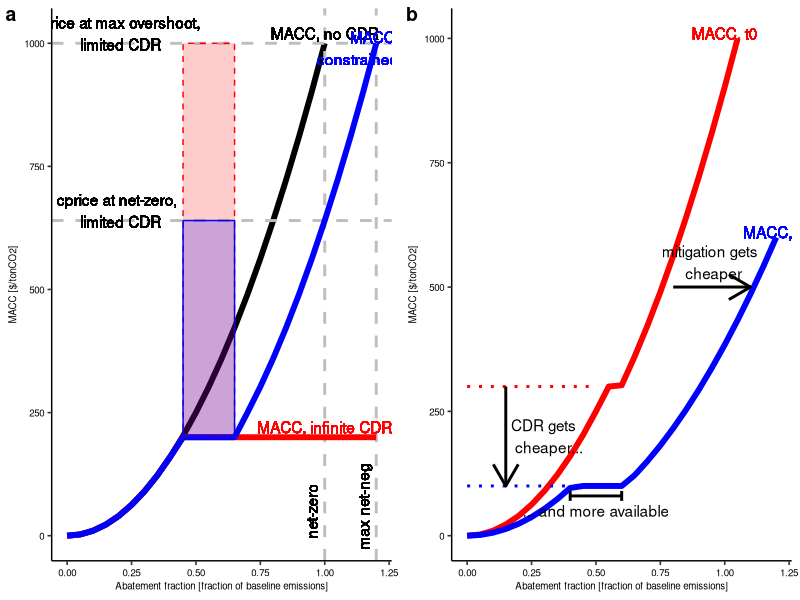
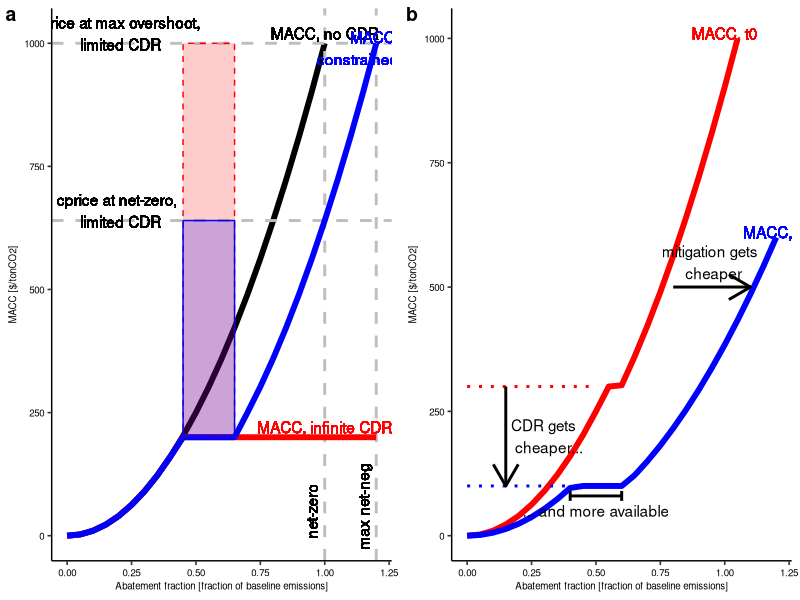

Recreate these plots in R, in order.
require(tidyverse)
require(ggpubr)

# flat macc
pot <- 0.2
flat <- tibble(q=seq(0,1.2,by=0.05),ca=2000,cr=200) %>%
  mutate(ca=ifelse(q<=1,1000*q^2,ca),calag = ifelse(q>=pot,1000*(q-pot)^2,ca)) %>%
  mutate(cinf=case_when( ca<cr ~  ca,
                         cr<=ca ~ cr ),
         clim= case_when( ca<cr ~  ca,
                          cr<=ca & q >= 0.45 & q <= 0.45 + pot ~ cr,
                          cr<=ca & q > 0.45 + pot ~ calag ) ) %>% 
  mutate(ca=ifelse(ca>=2000,NA,ca))


f1 <- ggplot(flat, aes(x=q)) +
  geom_line(aes(y=ca),color="black",size=2) +
  geom_vline(xintercept=1,color="grey",linetype=2,size=1) +
  geom_vline(xintercept=1.2,color="grey",linetype=2,size=1) +
  geom_hline(aes(yintercept=clim[q==1]),color="grey",linetype=2,size=1) +
  geom_hline(aes(yintercept=clim[q==1.2]),color="grey",linetype=2,size=1) +
  geom_text(x=0.2,aes(y=clim[q==1]+20),label="cprice at net-zero, \n limited CDR" ) +
  geom_text(x=0.2,aes(y=clim[q==1.2]+20),label="cprice at max overshoot, \n limited CDR" ) +
  geom_text(x=0.95,y=50,label="net-zero",angle=90 ) +
  geom_text(x=1.15,y=60,label="max net-neg",angle=90 ) +
  geom_text(x=1,aes(y=ca[q==1]+20),label="MACC, no CDR" ) +
  geom_line(aes(y=cinf),color="red",size=2) +
  geom_text(x=1,aes(y=cinf[q==1]+20),label="MACC, infinite CDR",color="red" ) +
  geom_line(aes(y=clim),color="blue",size=2) +  
  geom_text(x=1.2,aes(y=clim[q==1.2]-10),label="MACC, \nconstrained CDR",color="blue" ) +
  geom_rect(data=.%>%filter(q==1.2),aes(ymax=clim),xmin=0.45,xmax=0.65,ymin=200,fill="red",alpha=0.2,color="red",linetype=2) +
  geom_rect(data=.%>%filter(q==1),aes(ymax=clim),xmin=0.45,xmax=0.65,ymin=200,fill="blue",alpha=0.2,color="blue") +
  ylab('MACC [$/tonCO2]') + xlab('Abatement fraction [fraction of baseline emissions]') + 
  theme_pubr() +
  theme(text = element_text(size = 7))



#time evolution 
t1 <- tibble(q=seq(0,1.2,by=0.05),ca=2000,cr=300) %>%
  mutate(ca=ifelse(q<=1,1000*q^2,ca),calag = ifelse(q>= 0.5 +0.05,1000*(q-0.05)^2,ca)) %>%
  mutate(clim= case_when( ca<cr ~  ca,
                          cr<=ca & q >= 0.5 & q <= 0.5  + 0.05 ~ cr,
                          cr<=ca & q > 0.5  + 0.05 ~ calag ) ) %>% 
  mutate(clim=ifelse(q>1+0.05,NA,clim))

t2 <- tibble(q=seq(0,1.2,by=0.05),ca=2000,cr=100) %>%
  mutate(ca=ifelse(q<=1,600*q^2,ca),calag = ifelse(q>=0.4+0.2,600*(q-0.2)^2,ca)) %>%
  mutate(clim= case_when( ca<cr ~  ca,
                          cr<=ca & q >= 0.4 & q <= 0.4 + 0.2 ~ cr,
                          cr<=ca & q > 0.4 + 0.2 ~ calag ) ) %>% 
  mutate(clim=ifelse(q>1+0.2,NA,clim))

f2 <- ggplot() +
  geom_line(data=t1,aes(x=q,y=clim),color="red",size=2) +
  geom_line(data=t2,aes(x=q,y=clim),color="blue",size=2) + 
  geom_text(data=t1,x=1,aes(y=clim[q==1+0.05]+10),label="MACC, t0",color="red" ) +
  geom_text(data=t2,x=1.2,aes(y=clim[q==1+0.2]+10),label="MACC, t1",color="blue" ) +
  geom_segment(aes(y=300,yend=300,x=0,xend=0.5),color="red",linetype="dotted",size=1) +
  geom_segment(aes(y=100,yend=100,x=0,xend=0.5),color="blue",linetype="dotted",size=1) +
  geom_segment(aes(y=300,yend=100,x=0.15,xend=0.15),arrow=arrow(),size=1) +
  geom_text(aes(y=200,x=0.17),label="CDR gets \n cheaper...",hjust=0 ) +
  geom_segment(aes(y=500,yend=500,x=0.8,xend=1.1),arrow=arrow(),size=1) +
  geom_text(aes(y=550,x=0.95),label="mitigation gets \n cheaper" ) +
  geom_segment(aes(y=80,yend=80,x=0.4,xend=0.6),size=1) +
  geom_segment(aes(y=70,yend=90,x=0.4,xend=0.4),size=1) +
  geom_segment(aes(y=70,yend=90,x=0.6,xend=0.6),size=1) +
  geom_text(aes(y=50,x=0.5),label="... and more available") +
  ylab('MACC [$/tonCO2]') + xlab('Abatement fraction [fraction of baseline emissions]') + 
  theme_pubr() +
  theme(text = element_text(size = 7))

ggarrange(f1,f2,labels=c("a","b"))
ggsave("SI_macc.png",width=18,height=10,units="cm",dpi=300)
